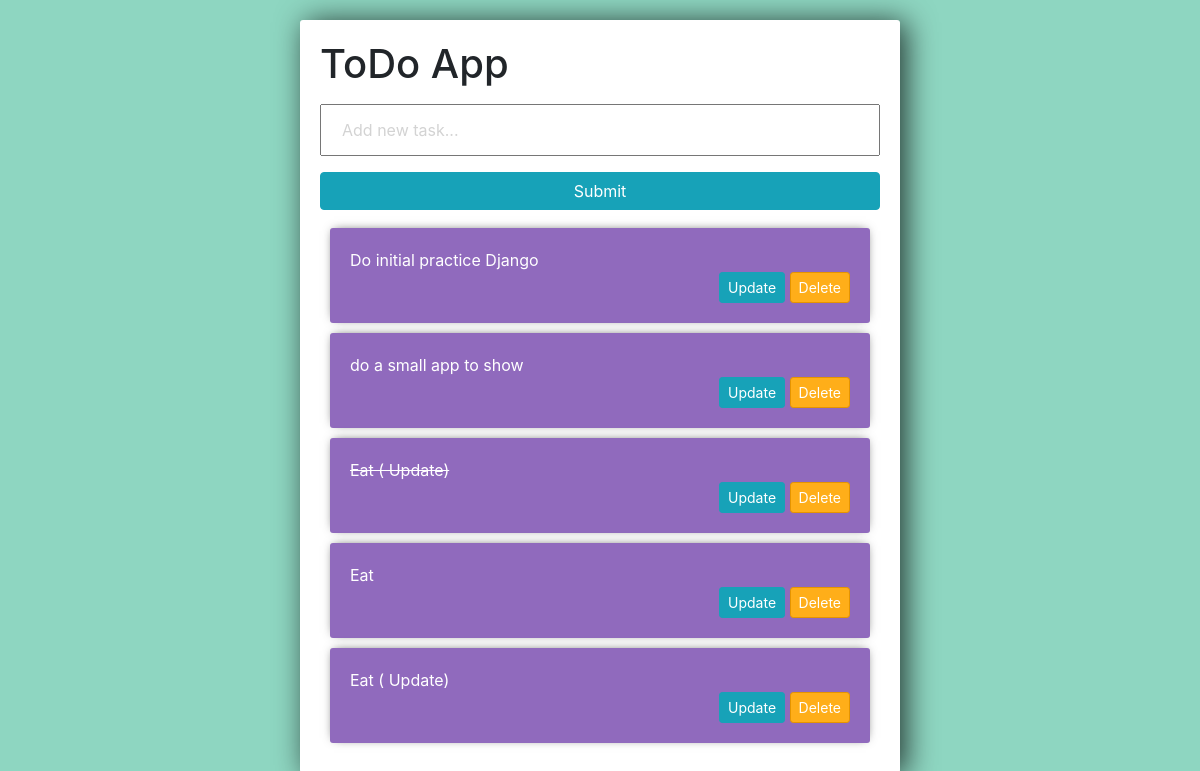
/tasks/, run on an earlier commit of the app's database.
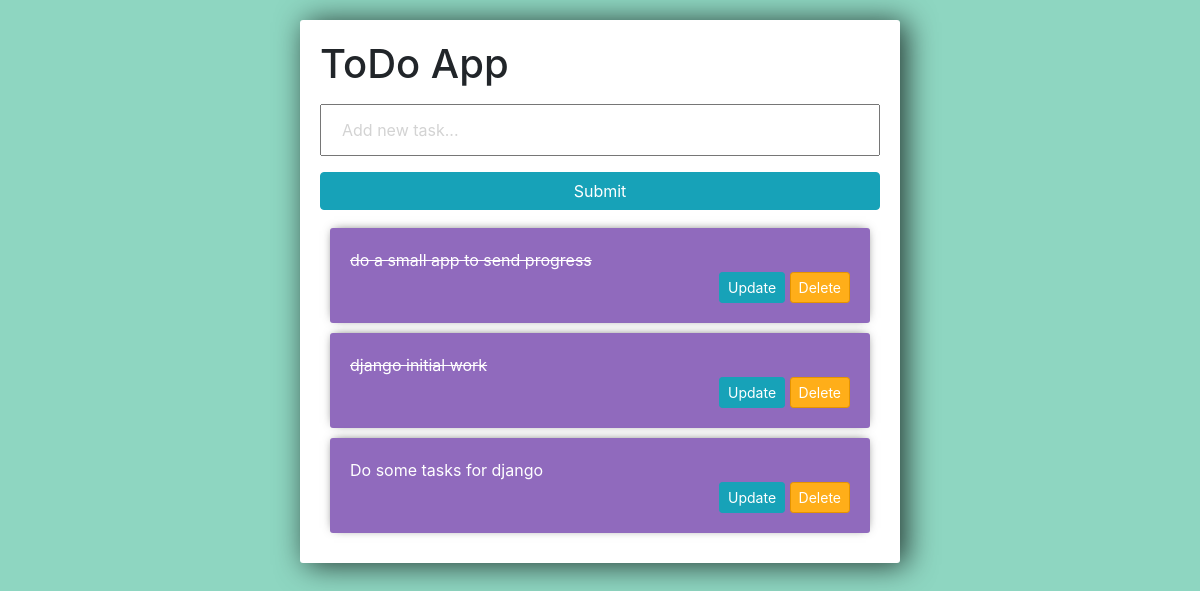
And on a later commit of the database.
### tasks/models.py (models this page shows)
class Task(models.Model):
	title = models.CharField(max_length=200)
	complete = models.BooleanField(default=False)
	created = models.DateTimeField(auto_now_add=True)
	def __str__(self):
		return self.title

### tasks/views.py (the view)
# urls.py: path('', views.index, name="list"),
def index(request):
	tasks = Task.objects.all()                 # getting all data from model
	form = TaskForm()                          # getting form fields from modelForm
	if request.method =='POST':                  # handling post reuqest from creating tasks
		form = TaskForm(request.POST)
		if form.is_valid():
			form.save()
		return redirect('/tasks')
	context = {'tasks':tasks, 'form':form}
	return render(request, 'tasks/list.html', context)       # here handling read data

### tasks/forms.py
class TaskForm(forms.ModelForm):
	title= forms.CharField(widget= forms.TextInput(attrs={'placeholder':'Add new task...'}))
	class Meta:
		model = Task
		fields = '__all__'

### tasks/templates/tasks/list.html (shortened to what this page needs)
{% extends "tasks/layout.html" %}
{% block body %}
<div class="center-column">
    <h1>ToDo App</h1>
	<form method="POST" action="{%url 'list' %}">
		{{form.title}}
		<input class="btn btn-info" type="submit" name="Create Task">
	</form>
	<div class="todo-list">
	{% for task in tasks %}
		<div class="item-row">
            {% if task.complete == True %}
			<strike>{{task}}</strike>
			{% else %}
			<span>{{task}}</span>
			{% endif %}
            <div class="buttonsgrp">
			<a class="btn btn-sm btn-info" href="{% url 'update_task' task.id %}">Update</a>
			<a class="btn btn-sm btn-danger" href="{% url 'delete' task.id %}">Delete</a>
        </div>
		</div>
	{% endfor %}
	</div>
</div>
{% endblock %}

### tasks/templates/tasks/layout.html (shortened to what this page needs)
{% load static %}
<!DOCTYPE html>
<html lang="en">
<head>
    <link rel="stylesheet" href="https://stackpath.bootstrapcdn.com/bootstrap/4.3.1/css/bootstrap.min.css">
    <link rel="stylesheet" href="{% static 'tasks/styles.css' %}">
</head>
<body>
    {% block body %}
    {% endblock %}
</body>
</html>

### tasks/static/tasks/styles.css (style rules this page uses)
body { background-color: #8ed6c1; }
input { width: 100%; padding: 12px 20px; margin: 8px 0; box-sizing: border-box; }
input::placeholder { color: #d3d3d3; }
.center-column { width:600px; margin: 20px auto; padding:20px; background-color: #fff; border-radius: 3px; box-shadow: 6px 2px 30px 0px rgba(0,0,0,0.75); }
.item-row { background-color: #906abd; margin: 10px; padding: 20px; border-radius: 3px; color: #fff; font-size: 16px; box-shadow: 0px -1px 10px -4px rgba(0,0,0,0.75); }
.btn-danger { background-color: #ffae19; border-color: #e59400; }
.buttonsgrp { text-align: right; }

What changed in the data, as far as the page shows it:
removed Task: title "Do initial practice Django"
removed Task: title "Eat ( Update)"
removed Task: title "Eat"
removed Task: title "Eat ( Update)"
changed Task: complete False → True (drawn); title "do a small app to show" → "do a small app to send progress"
added Task: title "django initial work"
added Task: title "Do some tasks for django"
